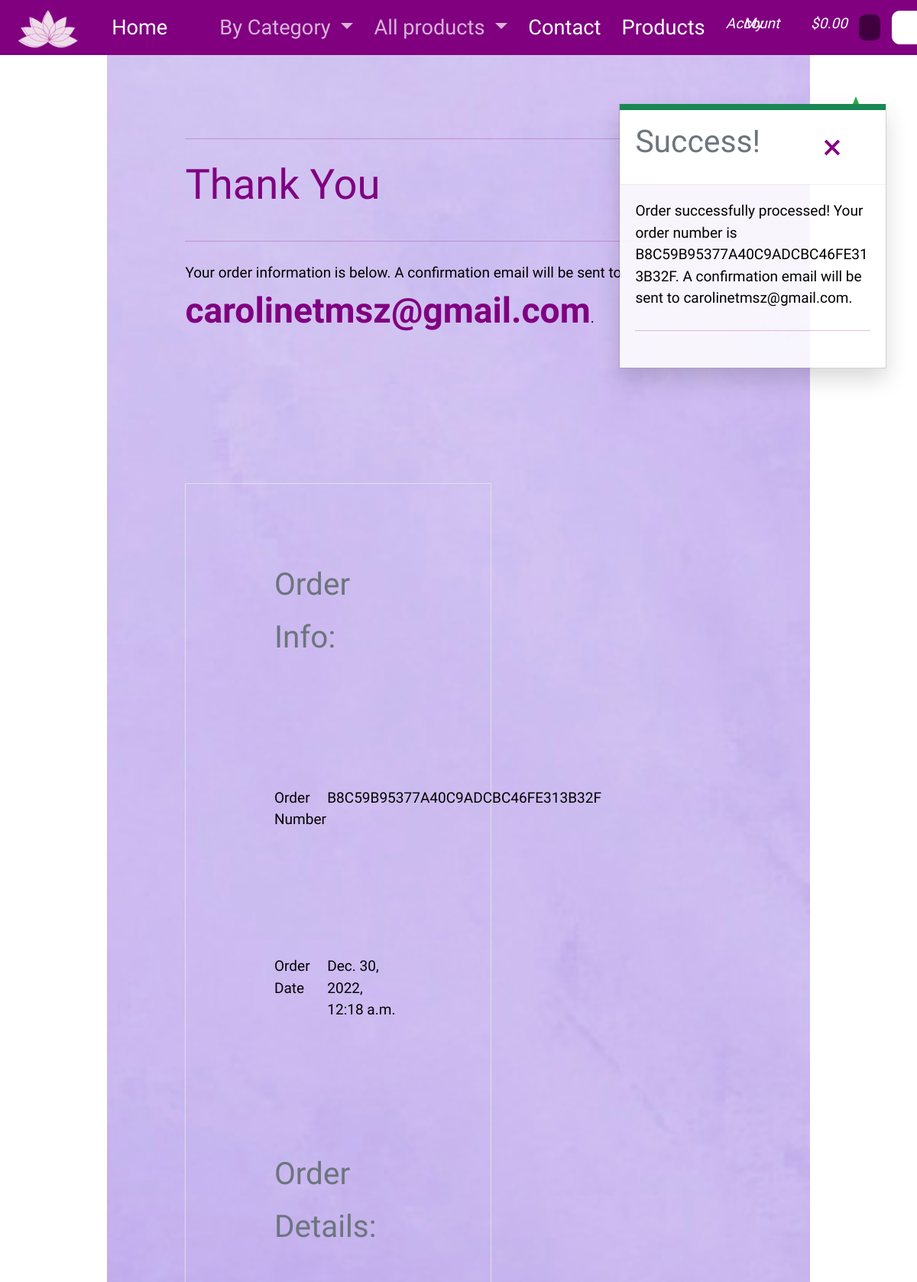
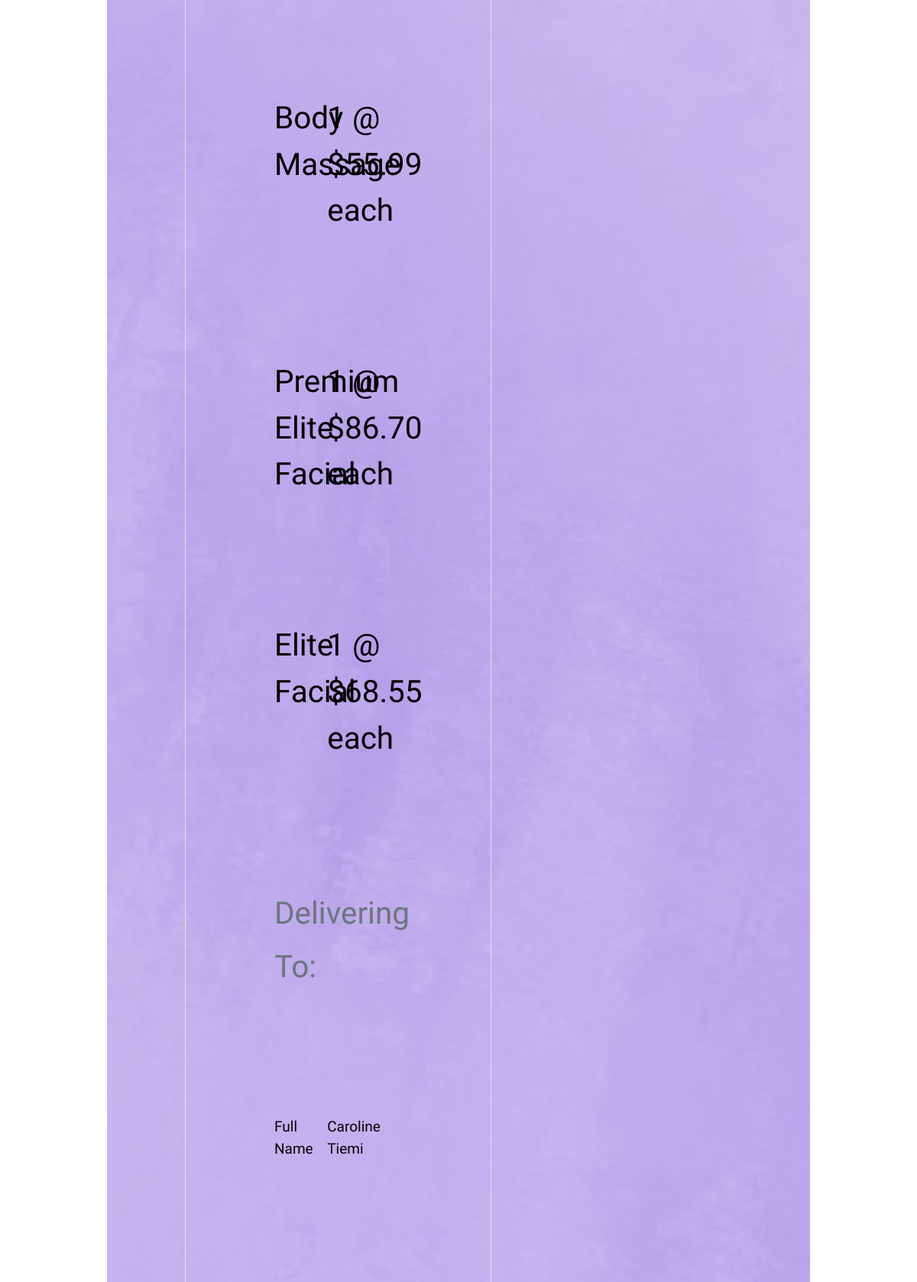
Screenshot of /checkout/checkout_success/B8C59B95377A40C9ADCBC46FE313B32F (signed in, upper part) with the database file from the repository (2 pictures, top to bottom).
### checkout/models.py (models this page shows, shortened)
class Order(models.Model):
    order_number = models.CharField(max_length=32, null=False, editable=False)
    full_name = models.CharField(max_length=50, null=False, blank=False)
    email = models.EmailField(max_length=254, null=False, blank=False)
    phone_number = models.CharField(max_length=20, null=False, blank=False)
    country = models.CharField(max_length=40, null=False, blank=False)
    postcode = models.CharField(max_length=20, null=True, blank=True)
    town_or_city = models.CharField(max_length=40, null=False, blank=False)
    street_address1 = models.CharField(max_length=80, null=False, blank=False)
    street_address2 = models.CharField(max_length=80, null=True, blank=True)
    county = models.CharField(max_length=80, null=True, blank=True)
    date = models.DateTimeField(auto_now_add=True)
    delivery_cost = models.DecimalField(max_digits=6, decimal_places=2, null=False, default=0)
    order_total = models.DecimalField(max_digits=10, decimal_places=2, null=False, default=0)
    grand_total = models.DecimalField(max_digits=10, decimal_places=2, null=False, default=0)
    original_bag = models.TextField(null=False, blank=False, default='')
    stripe_pid = models.CharField(max_length=254, null=False, blank=False, default='')

class OrderLineItem(models.Model):
    order = models.ForeignKey(Order, null=False, blank=False, on_delete=models.CASCADE, related_name='lineitems')
    product = models.ForeignKey(Product, null=False, blank=False, on_delete=models.CASCADE)
    quantity = models.IntegerField(null=False, blank=False, default=0)
    lineitem_total = models.DecimalField(max_digits=6, decimal_places=2, null=False, blank=False, editable=False)

### products/models.py (models this page shows, shortened)
class Product(models.Model):
    category = models.ForeignKey('Category', null=True, blank=True, on_delete=models.SET_NULL)
    sku = models.CharField(max_length=254, null=True, blank=True)
    name = models.CharField(max_length=254)
    description = models.TextField()
    price = models.DecimalField(max_digits=6, decimal_places=2)
    rating = models.DecimalField(max_digits=6, decimal_places=2, null=True, blank=True)
    image_url = models.URLField(max_length=1024, null=True, blank=True)
    image = models.ImageField(null=True, blank=True)

### checkout/views.py (the view)
# urls.py: path('checkout_success/<order_number>', views.checkout_success, name='checkout_success'),
def checkout_success(request, order_number):
    save_info = request.session.get('save_info')
    order = get_object_or_404(Order, order_number=order_number)
    messages.success(request, f'Order successfully processed! \
        Your order number is {order_number}. A confirmation \
        email will be sent to {order.email}.')
    if 'bag' in request.session:
        del request.session['bag']
    template = 'checkout/checkout_success.html'
    context = {
        'order': order,
    }
    return render(request, template, context)

### bag/contexts.py (called while the page is built, shortened)
def bag_contents(request):
    bag_items = []
    total = 0
    product_count = 0
    bag = request.session.get('bag', {})
    if total < settings.FREE_DELIVERY_THRESHOLD:
        delivery = total * Decimal(settings.STANDARD_DELIVERY_PERCENTAGE / 100)
        free_delivery_delta = settings.FREE_DELIVERY_THRESHOLD - total
    else:
        delivery = 0
        free_delivery_delta = 0
    grand_total = delivery + total
    context = {
        'bag_items': bag_items,
        'total': total,
        'product_count': product_count,
        'delivery': delivery,
        'free_delivery_delta': free_delivery_delta,
        'free_delivery_threshold': settings.FREE_DELIVERY_THRESHOLD,
        'grand_total': grand_total,
    }
    return context

### checkout/templates/checkout/checkout_success.html (shortened to what this page needs)
{% extends "base.html" %}
{% load static %}
{% block extra_css %}
    <link rel="stylesheet" href="{% static 'checkout/css/checkout.css' %}">
{% endblock %}
{% block content %}
    <div class="container">
        <div class="row">
            <div class="col">
                <hr>
                <h2 class="logo-font mb-4">Thank You</h2>
                <hr>
                <p class="text-black">Your order information is below. A confirmation email will be sent to <strong>{{ order.email }}</strong>.</p>
            </div>
        </div>
        <div class="row">
            <div class="col-12 col-lg-7">
                <div class="order-confirmation-wrapper p-2 border">
                    <div class="row">
                        <div class="col">
                            <small class="text-muted">Order Info:</small>
                        </div>
                    </div>
                    <div class="row">
                        <div class="col-12 col-md-4">
                            <p class="mb-0 text-black font-weight-bold">Order Number</p>
                        </div>
                        <div class="col-12 col-md-8 text-md-right">
                            <p class="mb-0">{{ order.order_number }}</p>
                        </div>
                    </div>
                    <div class="row">
                        <div class="col-12 col-md-4">
                            <p class="mb-0 text-black font-weight-bold">Order Date</p>
                        </div>
                        <div class="col-12 col-md-8 text-md-right">
                            <p class="mb-0">{{ order.date }}</p>
                        </div>
                    </div>
                    <div class="row">
                        <div class="col">
                            <small class="text-muted">Order Details:</small>
                        </div>
                    </div>
                    {% for item in order.lineitems.all %}
                    <div class="row">
                        <div class="col-12 col-md-4">
                            <p class="small mb-0 text-black font-weight-bold">
                                {{ item.product.name }}{% if item.product_size %} - Size {{ item.product.size|upper }}{% endif %}
                            </p>
                        </div>
                        <div class="col-12 col-md-8 text-md-right">
                            <p class="small mb-0">{{ item.quantity }} @ ${{ item.product.price }} each</p>
                        </div>
                    </div>
                    {% endfor %}
                    <div class="row">
                        <div class="col">
                            <small class="text-muted">Delivering To:</small>
                        </div>
                    </div>
                    <div class="row">
                        <div class="col-12 col-md-4">
                            <p class="mb-0 text-black font-weight-bold">Full Name</p>
                        </div>
                        <div class="col-12 col-md-8 text-md-right">
                            <p class="mb-0">{{ order.full_name }}</p>
                        </div>
                    </div>
                    <div class="row">
                    </div>
                </div>
            </div>
        </div>
    </div>
{% endblock %}

### static/css/base.css (style rules this page uses)
* { color: purple; font-size: 1.7rem; padding: 0; margin: 0; font-family: 'Julius Sans One', sans-serif; }
p { font-size: 0.7rem; font-family: 'Mali', cursive; color: black; }
.row { padding: 3rem 3rem; background-image: url(../Pictures/background-purple.jpg); background-size: cover; background-repeat: no-repeat; background-attachment: fixed; margin: 0; }

### rows the page displays
Order: email "carolinetmsz@gmail.com", order_number "B8C59B95377A40C9ADCBC46FE313B32F", date "Dec. 30, 2022, 12:18 a.m.", full_name "Caroline Tiemi"
OrderLineItem: product.name "Body Massage", quantity "1", product.price "55.99"
OrderLineItem: product.name "Premium Elite Facial", quantity "1", product.price "86.70"
OrderLineItem: product.name "Elite Facial", quantity "1", product.price "68.55"

### other values shown
{{ message }} "Order successfully processed! Your order number is B8C59B95377A40C9ADCBC46FE313B32F. A confirmation email will be sent to carolinetmsz@gmail.com."
